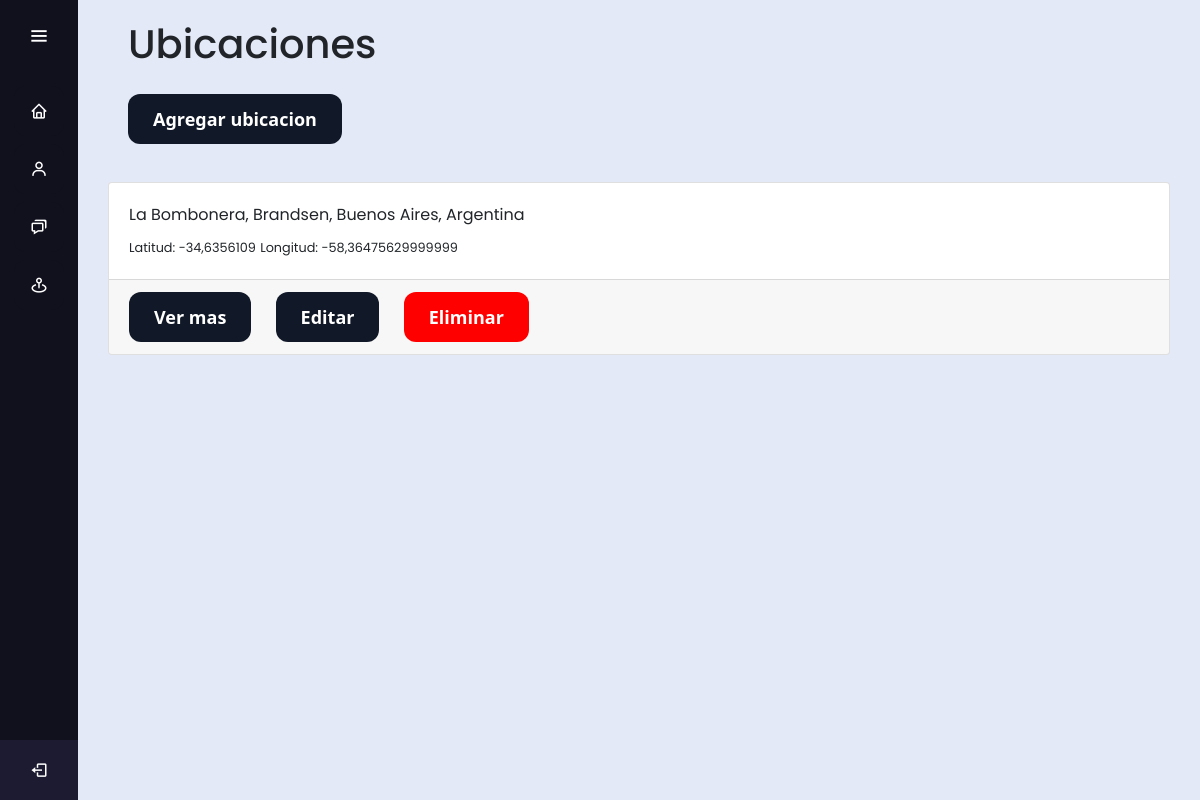
The app's page /addresses/ (signed in) with its own data.
### maps/models.py (models this page shows, shortened)
class Address(models.Model):
    OPCIONES = (
        ('Cultivo', 'Cultivo'),
        ('Terreno', 'Terreno'),
        ('Rio', 'Rio'),
    )
    tipo = models.CharField(
        choices=OPCIONES,
        max_length=25,
        null=True
    )
    nombre = models.TextField()
    address = models.TextField()
    lat = models.FloatField(blank=True, null=True)
    long = models.FloatField(blank=True, null=True)

### maps/views.py (the view)
# urls.py: path('addresses/', views.get_ubics, name='get_ubics'),
@login_required
def get_ubics(request):
    elementos = Address.objects.all()
    return render(request, 'addresses.html', {'ubics': elementos})

### deu_HM/templates/addresses.html (shortened to what this page needs)
{% extends 'base.html' %}
{% load bootstrap5 %}
{% load static %}
{% block content %}
<link rel="stylesheet" href="{% static 'css/new_address.css' %}">
<link href="https://maxcdn.bootstrapcdn.com/font-awesome/4.3.0/css/font-awesome.min.css" rel="stylesheet">
<link rel="stylesheet" href="{% static 'css/avisos.css' %}">
<link rel="stylesheet" href="https://cdn.jsdelivr.net/npm/bootstrap@4.3.1/dist/css/bootstrap.min.css"
>
<h1 style="margin-bottom: 20px; margin-left: 50px; padding-top: 20px;">Ubicaciones</h1>
<h1>
    <a href="{% url 'geocode_address' %}">
        <button class="button-40" style="margin-left: 50px; margin-bottom: 30px;" role="button">Agregar
            ubicacion</button>
    </a>
</h1>
<div class="container">
    <div class="col-md-12">
        {% for ubic in ubics %}
        <div class="card b-1 hover-shadow mb-4">
            <div class="media card-body">
                <div class="media-body">
                    <div class="mb-2">
                        <span class="fs-20 pr-16">{{ubic.address}}</span>
                    </div>
                    <small class="fs-16 fw-300 ls-1">Latitud: {{ ubic.lat }}</small>
                    <small class="fs-16 fw-300 ls-1">Longitud: {{ ubic.long }}</small>
                </div>
            </div>
            <footer class="card-footer flexbox align-items-center">
                <a href="{% url 'detail_ubic' ubic.pk %}">
                    <button class="button-40">Ver mas</button>
                </a>
                {% if request.user.role == "v" %}
                    <a href="{% url 'update_ubic' ubic.pk %}">
                        <button class="button-40" style="margin-left: 20px;">Editar</button>
                    </a>
                    <button class="button-40" style="background-color: red ; margin-left: 20px;" data-toggle="modal" data-target="#exampleModal">Eliminar</button>
                {% endif %}
            </footer>
        </div>
        {% endfor %}
    </div>
    <br>
</div>
{% endblock %}

### deu_HM/static/css/base.css (style rules this page uses)
* { margin: 0; padding: 0; box-sizing: border-box; font-family: "Poppins" , sans-serif; }

### deu_HM/static/css/new_address.css (style rules this page uses)
.button-40 { background-color: #111827; border: 1px solid transparent; border-radius: .75rem; box-sizing: border-box; color: #FFFFFF; cursor: pointer; flex: 0 0 auto; font-family: "Inter var",ui-sans-serif,system-ui,-apple-system,system-ui,"Segoe UI",Roboto,"Helvetica Neue",Arial,"Noto Sans",sans-serif,"Apple Color Emoji","Segoe UI Emoji","Segoe UI Symbol","Noto Color Emoji"; font-size: 1.125rem; font-weight: 600; line-height: 1.5rem; padding: .75rem 1.2rem; text-align: center; text-decoration: none #6B7280 solid; text-decoration-thickness: auto; transition-duration: .2s; transition-property: background-color,border-color,color,fill,stroke; transition-timing-function: cubic-bezier(.4, 0, 0.2, 1); user-select: none; -webkit-user-select: none; touch-action: manipulation; width: auto; }
@media (min-width: 768px) { .button-40 { padding: .75rem 1.5rem; } }

### records on screen
Address: address "La Bombonera, Brandsen, Buenos Aires, Argentina", lat "-34,6356109", long "-58,36475629999999"
